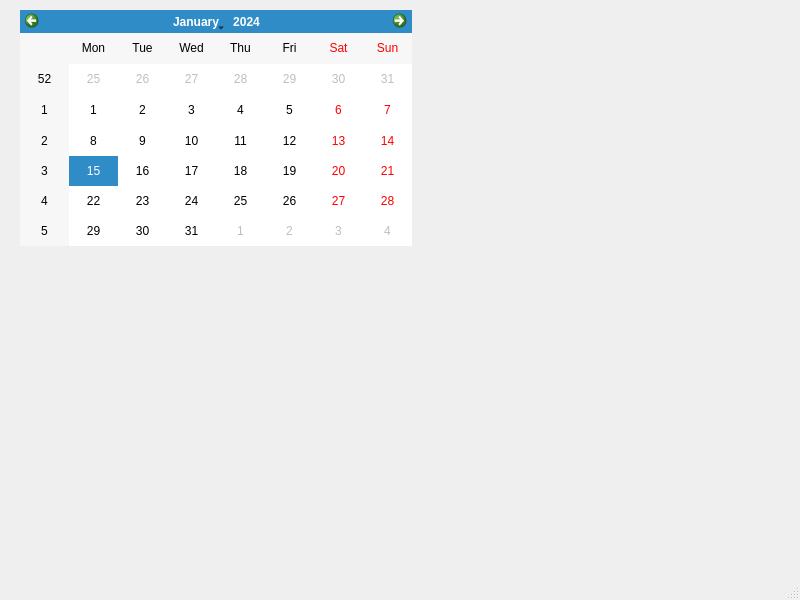
<?xml version="1.0" encoding="UTF-8"?>
<ui version="4.0">
 <class>MainWindow</class>
 <widget class="QMainWindow" name="MainWindow">
  <property name="geometry">
   <rect>
    <x>0</x>
    <y>0</y>
    <width>800</width>
    <height>600</height>
   </rect>
  </property>
  <property name="windowTitle">
   <string>MainWindow</string>
  </property>
  <widget class="QWidget" name="centralwidget">
   <widget class="QCalendarWidget" name="calendarWidget">
    <property name="geometry">
     <rect>
      <x>20</x>
      <y>10</y>
      <width>392</width>
      <height>236</height>
     </rect>
    </property>
   </widget>
  </widget>
  <widget class="QMenuBar" name="menubar">
   <property name="geometry">
    <rect>
     <x>0</x>
     <y>0</y>
     <width>800</width>
     <height>26</height>
    </rect>
   </property>
  </widget>
  <widget class="QStatusBar" name="statusbar"/>
 </widget>
 <resources/>
 <connections/>
</ui>
